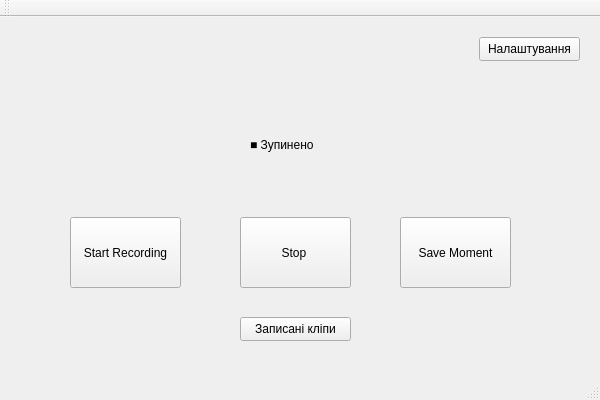
<?xml version="1.0" encoding="UTF-8"?>
<ui version="4.0">
 <class>MainWindowClass</class>
 <widget class="QMainWindow" name="MainWindowClass">
  <property name="geometry">
   <rect>
    <x>0</x>
    <y>0</y>
    <width>600</width>
    <height>400</height>
   </rect>
  </property>
  <property name="windowTitle">
   <string>MainWindow</string>
  </property>
  <widget class="QWidget" name="centralWidget">
   <widget class="QPushButton" name="btnStart">
    <property name="geometry">
     <rect>
      <x>70</x>
      <y>200</y>
      <width>111</width>
      <height>71</height>
     </rect>
    </property>
    <property name="text">
     <string>Start Recording</string>
    </property>
   </widget>
   <widget class="QPushButton" name="btnStop">
    <property name="geometry">
     <rect>
      <x>240</x>
      <y>200</y>
      <width>111</width>
      <height>71</height>
     </rect>
    </property>
    <property name="text">
     <string>Stop </string>
    </property>
   </widget>
   <widget class="QPushButton" name="btnSave">
    <property name="geometry">
     <rect>
      <x>400</x>
      <y>200</y>
      <width>111</width>
      <height>71</height>
     </rect>
    </property>
    <property name="text">
     <string>Save Moment</string>
    </property>
   </widget>
   <widget class="QLabel" name="lblStatus">
    <property name="geometry">
     <rect>
      <x>250</x>
      <y>120</y>
      <width>181</width>
      <height>16</height>
     </rect>
    </property>
    <property name="text">
     <string>■ Зупинено</string>
    </property>
   </widget>
   <widget class="QPushButton" name="btnSettings">
    <property name="geometry">
     <rect>
      <x>479</x>
      <y>20</y>
      <width>101</width>
      <height>24</height>
     </rect>
    </property>
    <property name="text">
     <string>Налаштування</string>
    </property>
   </widget>
   <widget class="QPushButton" name="btnHistory">
    <property name="geometry">
     <rect>
      <x>240</x>
      <y>300</y>
      <width>111</width>
      <height>24</height>
     </rect>
    </property>
    <property name="text">
     <string>Записані кліпи</string>
    </property>
   </widget>
  </widget>
  <widget class="QMenuBar" name="menuBar">
   <property name="geometry">
    <rect>
     <x>0</x>
     <y>0</y>
     <width>600</width>
     <height>21</height>
    </rect>
   </property>
  </widget>
  <widget class="QToolBar" name="mainToolBar">
   <attribute name="toolBarArea">
    <enum>TopToolBarArea</enum>
   </attribute>
   <attribute name="toolBarBreak">
    <bool>false</bool>
   </attribute>
  </widget>
  <widget class="QStatusBar" name="statusBar"/>
 </widget>
 <layoutdefault spacing="6" margin="11"/>
 <resources/>
 <connections/>
</ui>
